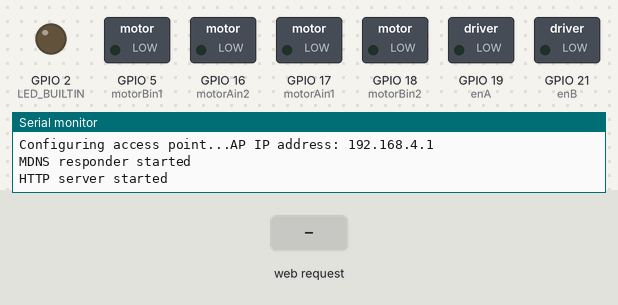
This program was run on a simulated ESP32. Parts: switched loads named in the program (green lamp = pin HIGH), output pins drawn as LEDs (lit = HIGH), the last lines printed to the serial monitor. The test bench sets the inputs (shaded band).

Above: at 1.2 s.
1.3 s: HTTP request GET / received
At 2.1 s:
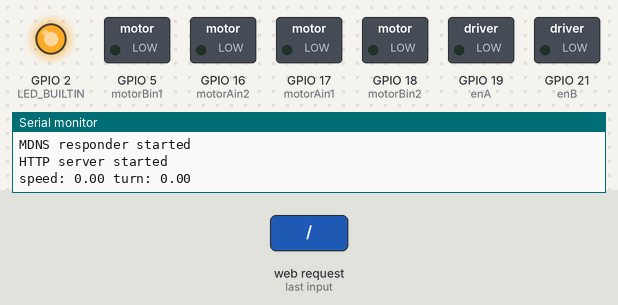
Timing chart, 0 to 10.3 s (numbered marks = the images above; inputs shaded):
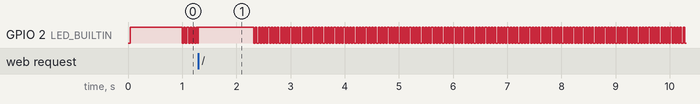

Measured:
- by itself, GPIO 2 (LED_BUILTIN): repeats every 0.06 s: LOW 0.03 s, HIGH 0.03 s

The program:

main.cpp
```cpp
#include <Arduino.h>
#include <WiFi.h>
#include <WebServer.h>
#include <ESPmDNS.h>

// 定义连接到L298N的引脚
const int motorAin1 = 17; // 电机A的输入1
const int motorAin2 = 16; // 电机A的输入2
const int motorBin1 = 5;  // 电机B的输入1
const int motorBin2 = 18; // 电机B的输入2
const int enA = 19;       // 电机A的使能引脚
const int enB = 21;       // 电机B的使能引脚

// 初始化电机控制函数
void setupMotorPins()
{
  pinMode(motorAin1, OUTPUT);
  pinMode(motorAin2, OUTPUT);
  pinMode(motorBin1, OUTPUT);
  pinMode(motorBin2, OUTPUT);
  pinMode(enA, OUTPUT);
  pinMode(enB, OUTPUT);

  digitalWrite(enA, LOW); // 默认使ENA处于启用状态
  digitalWrite(enB, LOW); // 默认使ENB处于启用状态
}

// 函数声明
void setMotorSpeed(int motorPin1, int motorPin2, int speed);
void stopMotor(int motorPin1, int motorPin2);
void enableMotor(int enPin);
void disableMotor(int enPin);
void moveForward();
void moveBackward();
void turnLeft();
void turnRight();

// setup 和 loop 函数保持不变

// 启用电机
void enableMotor(int enPin)
{
  digitalWrite(enPin, HIGH);
}

// 禁用电机
void disableMotor(int enPin)
{
  digitalWrite(enPin, LOW);
}

// 设置电机速度（正数向前，负数向后）
void setMotorSpeed(int motorPin1, int motorPin2, int speed)
{
  if (speed > 0)
  {
    digitalWrite(motorPin1, HIGH);
    digitalWrite(motorPin2, LOW);
  }
  else if (speed < 0)
  {
    digitalWrite(motorPin1, LOW);
    digitalWrite(motorPin2, HIGH);
  }
  else
  {
    digitalWrite(motorPin1, LOW);
    digitalWrite(motorPin2, LOW);
  }
  analogWrite(enA, abs(speed));
  analogWrite(enB, abs(speed));
}

// 停止电机
void stopMotor(int motorPin1, int motorPin2)
{
  digitalWrite(motorPin1, LOW);
  digitalWrite(motorPin2, LOW);
  analogWrite(enA, 0);
  analogWrite(enB, 0);
}

// 小车前进
void moveForward()
{
  setMotorSpeed(motorAin1, motorAin2, 150); // 电机A向前
  setMotorSpeed(motorBin1, motorBin2, 150); // 电机B向前
}

// 小车后退
void moveBackward()
{
  setMotorSpeed(motorAin1, motorAin2, -150); // 电机A向后
  setMotorSpeed(motorBin1, motorBin2, -150); // 电机B向后
}

// 小车左转
void turnLeft()
{
  setMotorSpeed(motorAin1, motorAin2, -150); // 电机A向后
  setMotorSpeed(motorBin1, motorBin2, 150);  // 电机B向前
}

// 小车右转
void turnRight()
{
  setMotorSpeed(motorAin1, motorAin2, 150);  // 电机A向前
  setMotorSpeed(motorBin1, motorBin2, -150); // 电机B向后
}


// 接收信息的web server 监听80端口
WebServer server(80);

unsigned long timeNow = 0;
unsigned long lastDataTickTime = 0;

int LED_BUILTIN = 2;
bool ledShow = false;
int ledLoopTick = -1;

void handleRoot()
{
  String c = server.arg("c");
  // Serial.println(c.c_str());
  float speed, turn;
  sscanf(c.c_str(), "c:%f,%f", &speed, &turn);
  Serial.println("speed: " + String(speed) + " turn: " + String(turn));
  if(speed > turn)
  {
    if (speed > 10)
    {
      moveForward();
    }
    else if (speed < -10)
    {
      moveBackward();
    }
    else
    {
      stopMotor(motorAin1, motorAin2);
      stopMotor(motorBin1, motorBin2);
    }
  }
  else if(speed < turn)
  {
    if (turn > 10)
    {
      turnRight();
    }
    else if (turn < -10)
    {
      turnLeft();
    }
    else
    {
      stopMotor(motorAin1, motorAin2);
      stopMotor(motorBin1, motorBin2);
    }
  }
  else
  {
    stopMotor(motorAin1, motorAin2);
    stopMotor(motorBin1, motorBin2);
  }
  lastDataTickTime = millis();
  server.send(200, "text/plain", "success");
}

void registerEvent()
{
  server.on("/", handleRoot);

  server.enableCORS();
  server.begin();
  Serial.println("HTTP server started");
}

void setup()
{
  Serial.begin(9600);

  pinMode(LED_BUILTIN, OUTPUT); // Initialize the LED_BUILTIN pin as an output
  digitalWrite(LED_BUILTIN, LOW);

  setupMotorPins();

  Serial.println();
  Serial.print("Configuring access point...");
  WiFi.softAP("txw", "twx20051");
  IPAddress myIP = WiFi.softAPIP();
  Serial.print("AP IP address: ");
  Serial.println(myIP);

  if (MDNS.begin("esp32"))
  {
    Serial.println("MDNS responder started");
  }

  registerEvent();
}

void loop()
{
  server.handleClient();
  timeNow = millis();

  if (timeNow > lastDataTickTime && timeNow - lastDataTickTime > 1000)
  {
    // 超过1秒未收到数据，自动停止，开始闪灯
    stopMotor(motorAin1, motorAin2);
    stopMotor(motorBin1, motorBin2);

    ledLoopTick += 1;
    if (ledLoopTick >= 50)
    { // 闪太快看不清，隔50帧闪一次
      ledLoopTick = 0;
    }
    if (ledLoopTick == 0)
    {
      if (ledShow)
      {
        digitalWrite(LED_BUILTIN, LOW);
        ledShow = false;
      }
      else
      {
        digitalWrite(LED_BUILTIN, HIGH);
        ledShow = true;
      }
    }
  }
  else
  {
    // 有数据，就常亮
    digitalWrite(LED_BUILTIN, HIGH);
    ledShow = true;
  }
}
```
